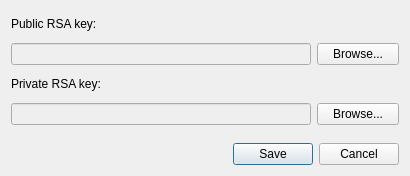
<?xml version="1.0" encoding="UTF-8"?>
<ui version="4.0">
 <class>Dialog</class>
 <widget class="QDialog" name="Dialog">
  <property name="geometry">
   <rect>
    <x>0</x>
    <y>0</y>
    <width>409</width>
    <height>176</height>
   </rect>
  </property>
  <property name="windowTitle">
   <string>New RSA Keys</string>
  </property>
  <layout class="QGridLayout" name="gridLayout">
   <item row="0" column="0">
    <widget class="QLabel" name="label">
     <property name="text">
      <string>Public RSA key:</string>
     </property>
    </widget>
   </item>
   <item row="1" column="0" colspan="2">
    <widget class="QLineEdit" name="line_public">
     <property name="enabled">
      <bool>false</bool>
     </property>
     <property name="minimumSize">
      <size>
       <width>300</width>
       <height>0</height>
      </size>
     </property>
     <property name="text">
      <string/>
     </property>
    </widget>
   </item>
   <item row="1" column="2">
    <widget class="QPushButton" name="button_public">
     <property name="text">
      <string>Browse...</string>
     </property>
    </widget>
   </item>
   <item row="2" column="0">
    <widget class="QLabel" name="label_2">
     <property name="text">
      <string>Private RSA key:</string>
     </property>
    </widget>
   </item>
   <item row="3" column="0" colspan="2">
    <widget class="QLineEdit" name="line_private">
     <property name="enabled">
      <bool>false</bool>
     </property>
     <property name="text">
      <string/>
     </property>
    </widget>
   </item>
   <item row="3" column="2">
    <widget class="QPushButton" name="button_private">
     <property name="text">
      <string>Browse...</string>
     </property>
    </widget>
   </item>
   <item row="5" column="0" colspan="3">
    <widget class="QDialogButtonBox" name="button_box">
     <property name="orientation">
      <enum>Qt::Horizontal</enum>
     </property>
     <property name="standardButtons">
      <set>QDialogButtonBox::Cancel|QDialogButtonBox::Save</set>
     </property>
    </widget>
   </item>
   <item row="4" column="0" colspan="3">
    <spacer name="verticalSpacer">
     <property name="orientation">
      <enum>Qt::Vertical</enum>
     </property>
     <property name="sizeType">
      <enum>QSizePolicy::Fixed</enum>
     </property>
     <property name="sizeHint" stdset="0">
      <size>
       <width>388</width>
       <height>12</height>
      </size>
     </property>
    </spacer>
   </item>
  </layout>
 </widget>
 <resources/>
 <connections>
  <connection>
   <sender>button_box</sender>
   <signal>accepted()</signal>
   <receiver>Dialog</receiver>
   <slot>accept()</slot>
   <hints>
    <hint type="sourcelabel">
     <x>248</x>
     <y>254</y>
    </hint>
    <hint type="destinationlabel">
     <x>157</x>
     <y>274</y>
    </hint>
   </hints>
  </connection>
  <connection>
   <sender>button_box</sender>
   <signal>rejected()</signal>
   <receiver>Dialog</receiver>
   <slot>reject()</slot>
   <hints>
    <hint type="sourcelabel">
     <x>316</x>
     <y>260</y>
    </hint>
    <hint type="destinationlabel">
     <x>286</x>
     <y>274</y>
    </hint>
   </hints>
  </connection>
 </connections>
</ui>
